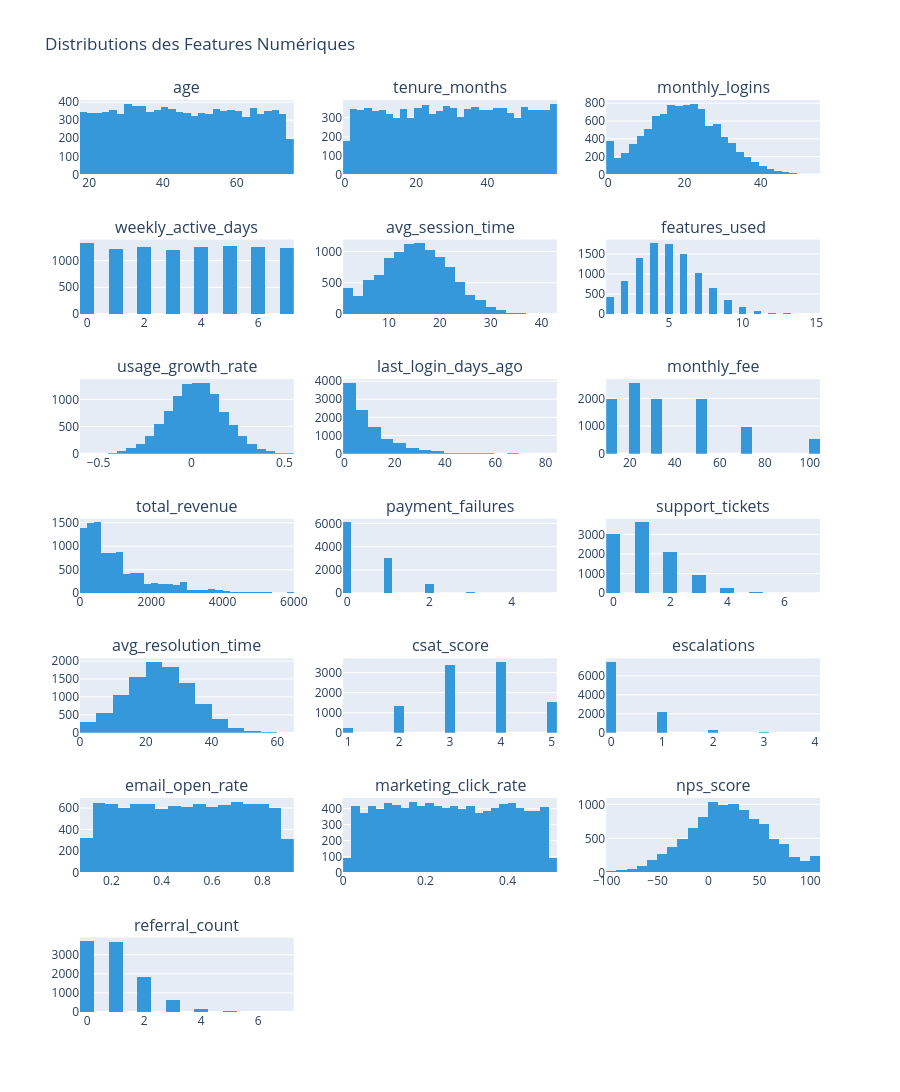

Notebook code for this chart:
### Markdown cell above
## 5️⃣ Visualize Numerical Features

### Code cell
# Create histograms for numerical features
fig = make_subplots(
    rows=(len(numerical_features) + 2) // 3,
    cols=3,
    subplot_titles=numerical_features,
    specs=[[{"secondary_y": False}] * 3 for _ in range((len(numerical_features) + 2) // 3)]
)

for idx, feature in enumerate(numerical_features):
    row = idx // 3 + 1
    col = idx % 3 + 1
    
    fig.add_trace(
        go.Histogram(x=df[feature], name=feature, nbinsx=30, marker_color='#3498db'),
        row=row, col=col
    )

fig.update_layout(height=300 * ((len(numerical_features) + 2) // 3), showlegend=False, title_text="Distributions des Features Numériques")
fig.show()

print("✅ Histograms for numerical features created")

### Figure 1 — Plotly figure (JSON) as saved in the notebook; plotly's stock layout.template omitted (floating-point values rounded to 4 significant figures; data arrays with more than 128 entries replaced by an {"elided": "..."} marker saying what was removed)
{"data": [{"marker": {"color": "#3498db"}, "name": "age", "nbinsx": 30, "type": "histogram", "x": {"elided": "10000 int values"}, "xaxis": "x", "yaxis": "y"}, {"marker": {"color": "#3498db"}, "name": "tenure_months", "nbinsx": 30, "type": "histogram", "x": {"elided": "10000 int values"}, "xaxis": "x2", "yaxis": "y2"}, {"marker": {"color": "#3498db"}, "name": "monthly_logins", "nbinsx": 30, "type": "histogram", "x": {"elided": "10000 int values"}, "xaxis": "x3", "yaxis": "y3"}, {"marker": {"color": "#3498db"}, "name": "weekly_active_days", "nbinsx": 30, "type": "histogram", "x": {"elided": "10000 int values"}, "xaxis": "x4", "yaxis": "y4"}, {"marker": {"color": "#3498db"}, "name": "avg_session_time", "nbinsx": 30, "type": "histogram", "x": {"elided": "10000 float values"}, "xaxis": "x5", "yaxis": "y5"}, {"marker": {"color": "#3498db"}, "name": "features_used", "nbinsx": 30, "type": "histogram", "x": {"elided": "10000 int values"}, "xaxis": "x6", "yaxis": "y6"}, {"marker": {"color": "#3498db"}, "name": "usage_growth_rate", "nbinsx": 30, "type": "histogram", "x": {"elided": "10000 float values"}, "xaxis": "x7", "yaxis": "y7"}, {"marker": {"color": "#3498db"}, "name": "last_login_days_ago", "nbinsx": 30, "type": "histogram", "x": {"elided": "10000 int values"}, "xaxis": "x8", "yaxis": "y8"}, {"marker": {"color": "#3498db"}, "name": "monthly_fee", "nbinsx": 30, "type": "histogram", "x": {"elided": "10000 int values"}, "xaxis": "x9", "yaxis": "y9"}, {"marker": {"color": "#3498db"}, "name": "total_revenue", "nbinsx": 30, "type": "histogram", "x": {"elided": "10000 int values"}, "xaxis": "x10", "yaxis": "y10"}, {"marker": {"color": "#3498db"}, "name": "payment_failures", "nbinsx": 30, "type": "histogram", "x": {"elided": "10000 int values"}, "xaxis": "x11", "yaxis": "y11"}, {"marker": {"color": "#3498db"}, "name": "support_tickets", "nbinsx": 30, "type": "histogram", "x": {"elided": "10000 int values"}, "xaxis": "x12", "yaxis": "y12"}, {"marker": {"color": "#3498db"}, "name": "avg_resolution_time", "nbinsx": 30, "type": "histogram", "x": {"elided": "10000 float values"}, "xaxis": "x13", "yaxis": "y13"}, {"marker": {"color": "#3498db"}, "name": "csat_score", "nbinsx": 30, "type": "histogram", "x": {"elided": "10000 float values"}, "xaxis": "x14", "yaxis": "y14"}, {"marker": {"color": "#3498db"}, "name": "escalations", "nbinsx": 30, "type": "histogram", "x": {"elided": "10000 int values"}, "xaxis": "x15", "yaxis": "y15"}, {"marker": {"color": "#3498db"}, "name": "email_open_rate", "nbinsx": 30, "type": "histogram", "x": {"elided": "10000 float values"}, "xaxis": "x16", "yaxis": "y16"}, {"marker": {"color": "#3498db"}, "name": "marketing_click_rate", "nbinsx": 30, "type": "histogram", "x": {"elided": "10000 float values"}, "xaxis": "x17", "yaxis": "y17"}, {"marker": {"color": "#3498db"}, "name": "nps_score", "nbinsx": 30, "type": "histogram", "x": {"elided": "10000 int values"}, "xaxis": "x18", "yaxis": "y18"}, {"marker": {"color": "#3498db"}, "name": "referral_count", "nbinsx": 30, "type": "histogram", "x": {"elided": "10000 int values"}, "xaxis": "x19", "yaxis": "y19"}], "layout": {"annotations": [{"font": {"size": 16}, "showarrow": false, "text": "age", "x": 0.1444, "xanchor": "center", "xref": "paper", "y": 1.0, "yanchor": "bottom", "yref": "paper"}, {"font": {"size": 16}, "showarrow": false, "text": "tenure_months", "x": 0.5, "xanchor": "center", "xref": "paper", "y": 1.0, "yanchor": "bottom", "yref": "paper"}, {"font": {"size": 16}, "showarrow": false, "text": "monthly_logins", "x": 0.8556, "xanchor": "center", "xref": "paper", "y": 1.0, "yanchor": "bottom", "yref": "paper"}, {"font": {"size": 16}, "showarrow": false, "text": "weekly_active_days", "x": 0.1444, "xanchor": "center", "xref": "paper", "y": 0.8469, "yanchor": "bottom", "yref": "paper"}, {"font": {"size": 16}, "showarrow": false, "text": "avg_session_time", "x": 0.5, "xanchor": "center", "xref": "paper", "y": 0.8469, "yanchor": "bottom", "yref": "paper"}, {"font": {"size": 16}, "showarrow": false, "text": "features_used", "x": 0.8556, "xanchor": "center", "xref": "paper", "y": 0.8469, "yanchor": "bottom", "yref": "paper"}, {"font": {"size": 16}, "showarrow": false, "text": "usage_growth_rate", "x": 0.1444, "xanchor": "center", "xref": "paper", "y": 0.6939, "yanchor": "bottom", "yref": "paper"}, {"font": {"size": 16}, "showarrow": false, "text": "last_login_days_ago", "x": 0.5, "xanchor": "center", "xref": "paper", "y": 0.6939, "yanchor": "bottom", "yref": "paper"}, {"font": {"size": 16}, "showarrow": false, "text": "monthly_fee", "x": 0.8556, "xanchor": "center", "xref": "paper", "y": 0.6939, "yanchor": "bottom", "yref": "paper"}, {"font": {"size": 16}, "showarrow": false, "text": "total_revenue", "x": 0.1444, "xanchor": "center", "xref": "paper", "y": 0.5408, "yanchor": "bottom", "yref": "paper"}, {"font": {"size": 16}, "showarrow": false, "text": "payment_failures", "x": 0.5, "xanchor": "center", "xref": "paper", "y": 0.5408, "yanchor": "bottom", "yref": "paper"}, {"font": {"size": 16}, "showarrow": false, "text": "support_tickets", "x": 0.8556, "xanchor": "center", "xref": "paper", "y": 0.5408, "yanchor": "bottom", "yref": "paper"}, {"font": {"size": 16}, "showarrow": false, "text": "avg_resolution_time", "x": 0.1444, "xanchor": "center", "xref": "paper", "y": 0.3878, "yanchor": "bottom", "yref": "paper"}, {"font": {"size": 16}, "showarrow": false, "text": "csat_score", "x": 0.5, "xanchor": "center", "xref": "paper", "y": 0.3878, "yanchor": "bottom", "yref": "paper"}, {"font": {"size": 16}, "showarrow": false, "text": "escalations", "x": 0.8556, "xanchor": "center", "xref": "paper", "y": 0.3878, "yanchor": "bottom", "yref": "paper"}, {"font": {"size": 16}, "showarrow": false, "text": "email_open_rate", "x": 0.1444, "xanchor": "center", "xref": "paper", "y": 0.2347, "yanchor": "bottom", "yref": "paper"}, {"font": {"size": 16}, "showarrow": false, "text": "marketing_click_rate", "x": 0.5, "xanchor": "center", "xref": "paper", "y": 0.2347, "yanchor": "bottom", "yref": "paper"}, {"font": {"size": 16}, "showarrow": false, "text": "nps_score", "x": 0.8556, "xanchor": "center", "xref": "paper", "y": 0.2347, "yanchor": "bottom", "yref": "paper"}, {"font": {"size": 16}, "showarrow": false, "text": "referral_count", "x": 0.1444, "xanchor": "center", "xref": "paper", "y": 0.08163, "yanchor": "bottom", "yref": "paper"}], "height": 2100, "showlegend": false, "title": {"text": "Distributions des Features Numériques"}, "xaxis": {"anchor": "y", "domain": [0, 0.2889]}, "xaxis10": {"anchor": "y10", "domain": [0, 0.2889]}, "xaxis11": {"anchor": "y11", "domain": [0.3556, 0.6444]}, "xaxis12": {"anchor": "y12", "domain": [0.7111, 1]}, "xaxis13": {"anchor": "y13", "domain": [0, 0.2889]}, "xaxis14": {"anchor": "y14", "domain": [0.3556, 0.6444]}, "xaxis15": {"anchor": "y15", "domain": [0.7111, 1]}, "xaxis16": {"anchor": "y16", "domain": [0, 0.2889]}, "xaxis17": {"anchor": "y17", "domain": [0.3556, 0.6444]}, "xaxis18": {"anchor": "y18", "domain": [0.7111, 1]}, "xaxis19": {"anchor": "y19", "domain": [0, 0.2889]}, "xaxis2": {"anchor": "y2", "domain": [0.3556, 0.6444]}, "xaxis20": {"anchor": "y20", "domain": [0.3556, 0.6444]}, "xaxis21": {"anchor": "y21", "domain": [0.7111, 1]}, "xaxis3": {"anchor": "y3", "domain": [0.7111, 1]}, "xaxis4": {"anchor": "y4", "domain": [0, 0.2889]}, "xaxis5": {"anchor": "y5", "domain": [0.3556, 0.6444]}, "xaxis6": {"anchor": "y6", "domain": [0.7111, 1]}, "xaxis7": {"anchor": "y7", "domain": [0, 0.2889]}, "xaxis8": {"anchor": "y8", "domain": [0.3556, 0.6444]}, "xaxis9": {"anchor": "y9", "domain": [0.7111, 1]}, "yaxis": {"anchor": "x", "domain": [0.9184, 1.0]}, "yaxis10": {"anchor": "x10", "domain": [0.4592, 0.5408]}, "yaxis11": {"anchor": "x11", "domain": [0.4592, 0.5408]}, "yaxis12": {"anchor": "x12", "domain": [0.4592, 0.5408]}, "yaxis13": {"anchor": "x13", "domain": [0.3061, 0.3878]}, "yaxis14": {"anchor": "x14", "domain": [0.3061, 0.3878]}, "yaxis15": {"anchor": "x15", "domain": [0.3061, 0.3878]}, "yaxis16": {"anchor": "x16", "domain": [0.1531, 0.2347]}, "yaxis17": {"anchor": "x17", "domain": [0.1531, 0.2347]}, "yaxis18": {"anchor": "x18", "domain": [0.1531, 0.2347]}, "yaxis19": {"anchor": "x19", "domain": [0, 0.08163]}, "yaxis2": {"anchor": "x2", "domain": [0.9184, 1.0]}, "yaxis20": {"anchor": "x20", "domain": [0, 0.08163]}, "yaxis21": {"anchor": "x21", "domain": [0, 0.08163]}, "yaxis3": {"anchor": "x3", "domain": [0.9184, 1.0]}, "yaxis4": {"anchor": "x4", "domain": [0.7653, 0.8469]}, "yaxis5": {"anchor": "x5", "domain": [0.7653, 0.8469]}, "yaxis6": {"anchor": "x6", "domain": [0.7653, 0.8469]}, "yaxis7": {"anchor": "x7", "domain": [0.6122, 0.6939]}, "yaxis8": {"anchor": "x8", "domain": [0.6122, 0.6939]}, "yaxis9": {"anchor": "x9", "domain": [0.6122, 0.6939]}}}
